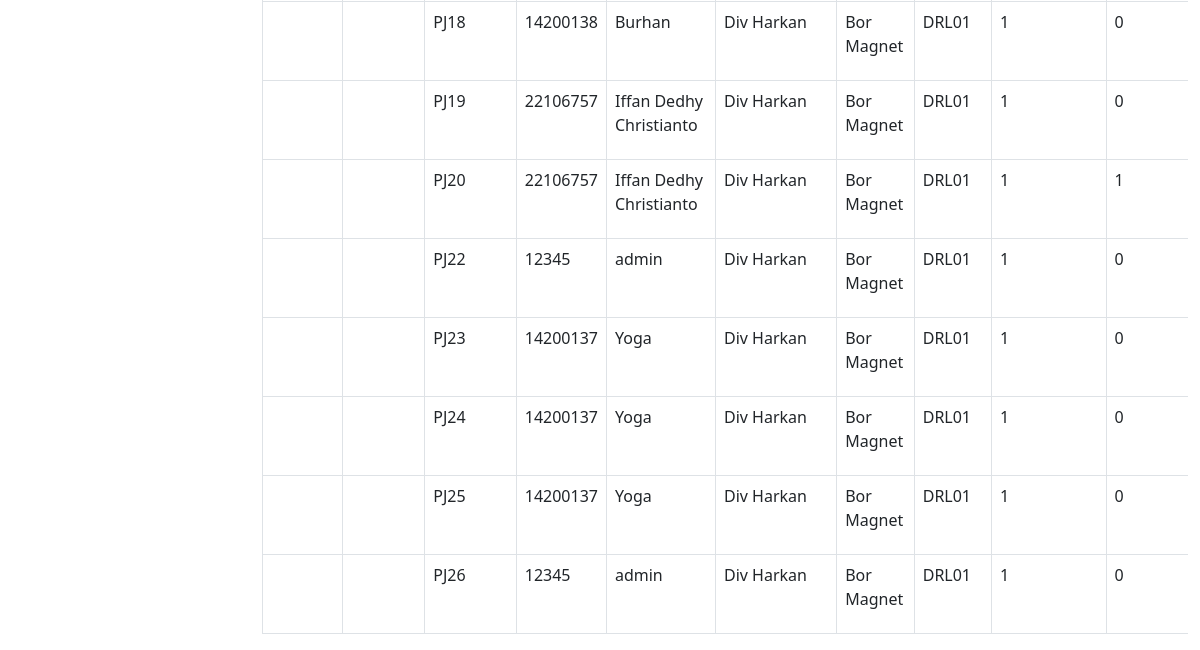
The app's page /peminjaman.php (signed in, lower part), older data.
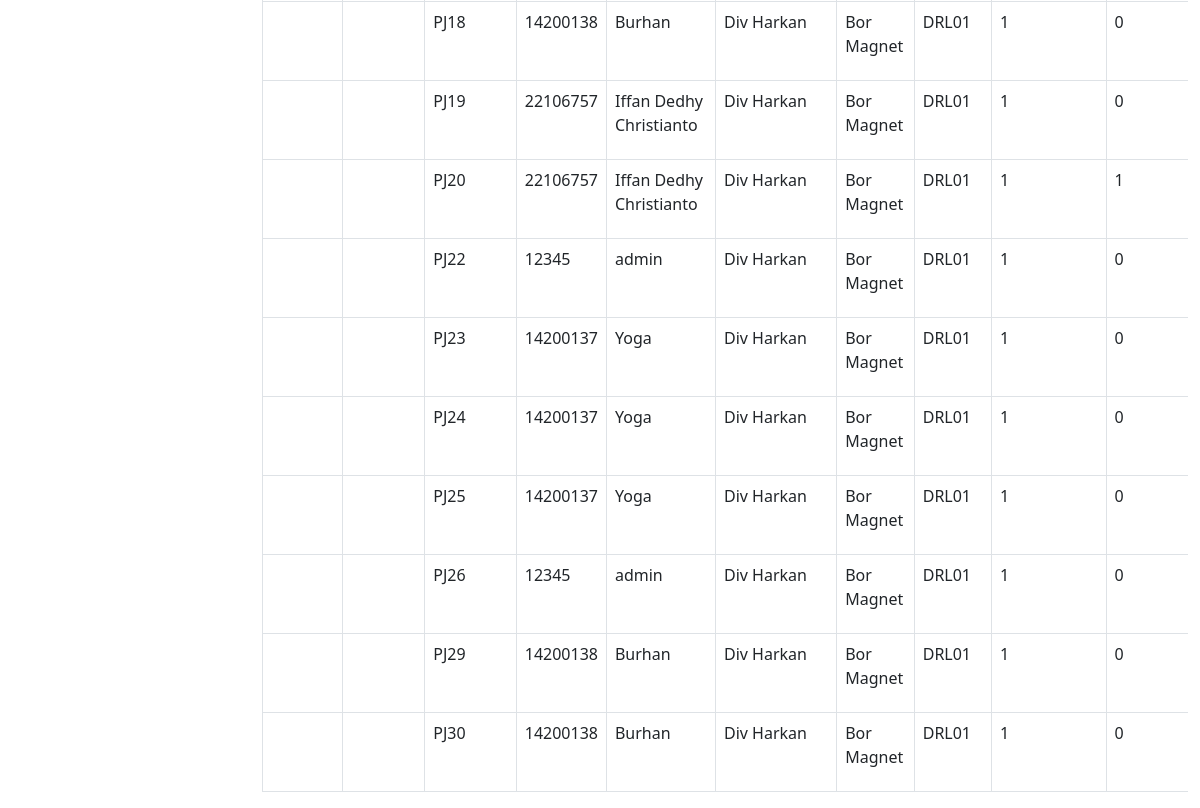
The same page, newer data.
### tables this page shows
CREATE TABLE `keluar_masuk_barang` (
  `idtransaksi` int NOT NULL,
  `kodetransaksi` varchar(200) NOT NULL,
  `tanggal` timestamp NULL DEFAULT NULL,
  `tanggal_pengajuan` timestamp NULL DEFAULT NULL,
  `tanggalkembali` timestamp NULL DEFAULT NULL,
  `jenisbarang` varchar(256) NOT NULL,
  `nip` varchar(512) NOT NULL,
  `namabarang` varchar(200) NOT NULL,
  `kodebarang` varchar(200) NOT NULL,
  `jumlahpinjam` int NOT NULL,
  `jumlahkembali` int DEFAULT '0',
  `jumlahrusak` int DEFAULT '0',
  `lokasi` varchar(500) NOT NULL,
  `lokasi_kembali` varchar(256) DEFAULT NULL,
  `isApproved` int DEFAULT '0',
  `status` varchar(200) NOT NULL
);

CREATE TABLE `users` (
  `id_user` int NOT NULL,
  `nip_user` varchar(512) NOT NULL,
  `nama_user` varchar(512) NOT NULL,
  `password_user` varchar(512) NOT NULL,
  `divisi_id` int NOT NULL,
  `role_id` int NOT NULL
);

CREATE TABLE `divisi` (
  `iddivisi` int NOT NULL,
  `namadivisi` varchar(200) NOT NULL
);

### peminjaman.php (the view, shortened to what this page needs)
<?php
require 'controller/peminjam_controller.php';
$searchTerm = isset($_GET['cari']) ? $_GET['cari'] : '';
?>
<!DOCTYPE html>
<html lang="en">
<head>
    <link href="css/styles.css" rel="stylesheet" />
</head>
<br>
<br>
<main id="main-content" class="<?= isset($_GET['sidebarClosed']) ? '' : 'main-with-sidebar' ?>">
    <div class="container -fluid">
        <br>
        <br>
        <div class="card-body">
            <div class="table table-responsive">
                <table class="table table-bordered" id="dataTable" width="100" cellspacing="0">
                    <tbody>
                        <?php
                        if (!empty($searchTerm)) {
                            $searchResults = searchMutasiBarang($conn, $searchTerm);
                            while ($data = mysqli_fetch_array($searchResults)) {
                                $idtransaksi = $data['idtransaksi'];
                                $tanggalpinjam = $data['tanggal'];
                                $tanggalkembali = $data['tanggalkembali'];
                                $kodetransaksi = $data['kodetransaksi'];
                                $nip = $data['nip'];
                                $namabarang = $data['namabarang'];
                                $kodebarang = $data['kodebarang'];
                                $jumlahpinjam = $data['jumlahpinjam'];
                                $jumlahkembali = $data['jumlahkembali'];
                                $jumlahrusak = $data['jumlahrusak'];
                                $lokasi = $data['lokasi'];
                                $status = $data['status'];
                                $tanggalKembaliNull = "0000-00-00 00:00:00";
                                $query_pegawai = "SELECT users.nama_user
                        FROM users
                        WHERE users.nip_user = '$nip'";
                                $result_pegawai = mysqli_query($conn, $query_pegawai);
                                $namapegawai = "-";
                                if ($result_pegawai) {
                                    $row_pegawai = mysqli_fetch_assoc($result_pegawai);
                                    $namapegawai = $row_pegawai['nama_user'];
                                }
                                $query_divisi = "SELECT divisi.namadivisi
                        FROM users
                        INNER JOIN divisi ON users.divisi_id = divisi.iddivisi
                        WHERE users.nip_user = '$nip'";
                                $result_divisi = mysqli_query($conn, $query_divisi);
                                $namadivisi = "-";
                                if ($result_divisi) {
                                    $row_divisi = mysqli_fetch_assoc($result_divisi);
                                    $namadivisi = $row_divisi['namadivisi'];
                                }
                        ?>
                                <tr class="centered-cell">
                                    <td class="centered-cell"> <?= $tanggalpinjam ?></td>
                                    <td class="centered-cell"> <?= $tanggalkembali ?></td>
                                    <td class="centered-cell"> <?= $kodetransaksi ?></td>
                                    <td class="centered-cell"> <?= $nip ?></td>
                                    <td class="centered-cell"> <?= $namapegawai ?></td>
                                    <td class="centered-cell"> <?= $namadivisi ?></td>
                                    <td class="centered-cell"> <?= $namabarang ?></td>
                                    <td class="centered-cell"> <?= $kodebarang ?></td>
                                    <td class="centered-cell"> <?= $jumlahpinjam ?></td>
                                    <td class="centered-cell"> <?= $jumlahkembali ?></td>
                                    <td class="centered-cell"> <?= $jumlahrusak ?></td>
                                    <td class="centered-cell"> <?= $lokasi ?></td>
                                    <td class="centered-cell">
                                        <button type="button" class="btn btn-primary" data-bs-toggle="modal" data-bs-target="#modal<?= $idtransaksi ?>">Lihat Detail</button>';
                                    </td>
                                </tr>
                                <div class="modal fade" id="modal<?= $idtransaksi; ?>">
                                    <div class="modal-dialog">
                                        <div class="modal-content bg-white">
                                            <form method="post">
                                                <div class="modal-header">
                                                    <h4 class="modal-title">Aksi</h4>
                                                    <button type="button" class="btn-close" data-bs-dismiss="modal"></button>
                                                </div>
                                                <div class="modal-body">
                                                    <div class="button-container">
                                                        <button type="submit" class="btn btn-success" name="approve">Approve</button>
                                                        <button type="submit" class="btn btn-danger" name="tolak" onclick="return confirm('Apakah Anda yakin ingin menolak?')">Tolak</button>
                                                    </div>
                                                    <input type="hidden" name="idtransaksi" value="<?= $idtransaksi ?>">
                                                </div>
                                                <div class="modal-footer">
                                                    <button type="submit" class="btn btn-warning" name="updatebarang">Simpan</button>
                                                </div>
                                            </form>
                                        </div>
                                    </div>
                                </div>
                            <?php
                            }
                        } else {
                            $ambilsemuadatastock = mysqli_query($conn, "SELECT * FROM keluar_masuk_barang WHERE isApproved = 0");
                            while ($data = mysqli_fetch_array($ambilsemuadatastock)) {
                                $tanggalpinjam = $data['tanggal'];
                                $tanggalkembali = $data['tanggalkembali'];
                                $kodetransaksi = $data['kodetransaksi'];
                                $nip = $data['nip'];
                                $namabarang = $data['namabarang'];
                                $kodebarang = $data['kodebarang'];
                                $jumlahpinjam = $data['jumlahpinjam'];
                                $jumlahkembali = $data['jumlahkembali'];
                                $query_pegawai = "SELECT users.nama_user
                        FROM users
                        WHERE users.nip_user = '$nip'";
                                $result_pegawai = mysqli_query($conn, $query_pegawai);
                                $namapegawai = "-";
                                if ($result_pegawai) {
                                    $row_pegawai = mysqli_fetch_assoc($result_pegawai);
                                    $namapegawai = $row_pegawai['nama_user'];
                                }
                                $query_divisi = "SELECT divisi.namadivisi
                        FROM users
                        INNER JOIN divisi ON users.divisi_id = divisi.iddivisi
                        WHERE users.nip_user = '$nip'";
                                $result_divisi = mysqli_query($conn, $query_divisi);
                                $namadivisi = "-";
                                if ($result_divisi) {
                                    $row_divisi = mysqli_fetch_assoc($result_divisi);
                                    $namadivisi = $row_divisi['namadivisi'];
                                }
                            ?>
                                <tr class="centered-cell">
                                    <td class="centered-cell"> <?= $tanggalpinjam ?></td>
                                    <td class="centered-cell"> <?= $tanggalkembali ?></td>
                                    <td class="centered-cell"> <?= $kodetransaksi ?></td>
                                    <td class="centered-cell"> <?= $nip ?></td>
                                    <td class="centered-cell"> <?= $namapegawai ?></td>
                                    <td class="centered-cell"> <?= $namadivisi ?></td>
                                    <td class="centered-cell"> <?= $namabarang ?></td>
                                    <td class="centered-cell"> <?= $kodebarang ?></td>
                                    <td class="centered-cell"> <?= $jumlahpinjam ?></td>
                                    <td class="centered-cell"> <?= $jumlahkembali ?></td>
                                </tr>
                        <?php
                            }
                        }
                        ?>
                    </tbody>
                </table>
            </div>
        </div>
</main>
</body>
</html>

Row changes from the older to the newer data that the page shows:
added keluar_masuk_barang: kodetransaksi "PJ29", nip "14200138", users.nama_user "Burhan", divisi.namadivisi "Div Harkan", namabarang "Bor Magnet", kodebarang "DRL01", jumlahpinjam "1", jumlahkembali "0"
added keluar_masuk_barang: kodetransaksi "PJ30", nip "14200138", users.nama_user "Burhan", divisi.namadivisi "Div Harkan", namabarang "Bor Magnet", kodebarang "DRL01", jumlahpinjam "1", jumlahkembali "0"
